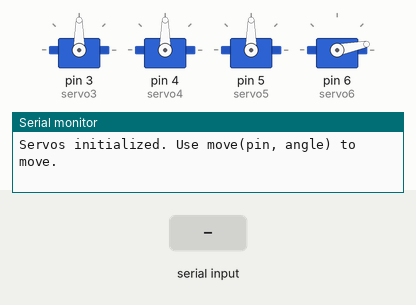
This sketch was run on a simulated Arduino Uno, built with avr-gcc and run on an emulated ATmega328P. On the bench: 4 × servo, the last lines printed to the serial monitor. The inputs (shaded band) are chosen by the test bench. The board resets itself during the run and starts again.

Above: at 2.0 s.
2.1 s: "moveBox1,1\n" received over Serial
At 3.8 s:
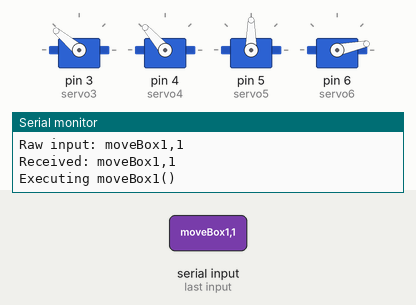
At 9.8 s:
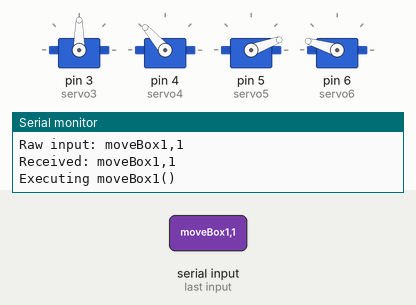
Timing chart, 0 to 17.8 s (numbered marks = the images above; inputs shaded):
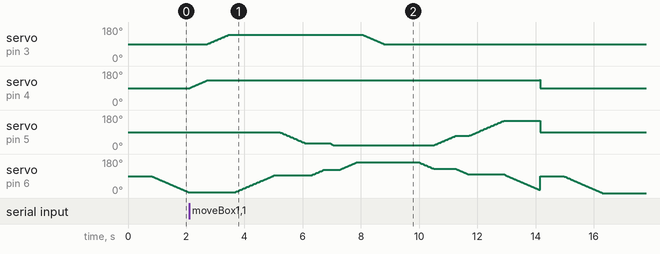

The sketch:

arduino.ino
```cpp
#include <Servo.h>
#include <avr/wdt.h>


// Create servo objects for each motor
Servo servo3, servo4, servo5, servo6;

// Store current positions of servos
int position3 = 90, position4 = 90, position5 = 90, position6 = 90;

// Define a structure to hold servo command information
struct ServoCommand {
  int pin;
  int targetPosition;
  bool active;
};

// Initialize the current command structure with default values
ServoCommand currentCommand = {0, 0, false};
unsigned long lastMoveTime = 0;
const int moveInterval = 15;

// Function to return the corresponding servo object based on the pin number
Servo* getServo(int pin) {
  switch (pin) {
    case 3: return &servo3;
    case 4: return &servo4;
    case 5: return &servo5;
    case 6: return &servo6;
    default: return nullptr;
  }
}

// Function to return the current position of a servo based on the pin number
int* getServoPosition(int pin) {
  switch (pin) {
    case 3: return &position3;
    case 4: return &position4;
    case 5: return &position5;
    case 6: return &position6;
    default: return nullptr;
  }
}

// Function to move a servo to position 0 (reset to 0 degrees)
void moveToZero(int pin) {
  int* currentPosition = getServoPosition(pin);
  if (currentPosition) {
    currentCommand = {pin, 0, true};
  } else {
    Serial.print("Error: Invalid pin in moveToZero: ");
    Serial.println(pin);
  }
}

// Function to move a servo by a specified angle (positive or negative)
void moveServo(int pin, int angle) {
  int* currentPosition = getServoPosition(pin);
  if (currentPosition) {
    int newPosition = constrain(*currentPosition + angle, 0, 180);
    currentCommand = {pin, newPosition, true};
  } else {
    Serial.print("Error: Invalid pin in moveServo: ");
    Serial.println(pin);
  }
}

// Function to gradually move the servo to its target position
void processMovement() {
  if (!currentCommand.active) return;

  Servo* selectedServo = getServo(currentCommand.pin);
  int* currentPosition = getServoPosition(currentCommand.pin);

  if (!selectedServo || !currentPosition) {
    Serial.println("Error: Invalid servo or position pointer in processMovement.");
    currentCommand.active = false;
    return;
  }

  unsigned long now = millis();
  if (now - lastMoveTime >= moveInterval) {
    lastMoveTime = now;

    if (*currentPosition < currentCommand.targetPosition) {
      (*currentPosition)++;
    } else if (*currentPosition > currentCommand.targetPosition) {
      (*currentPosition)--;
    }

    selectedServo->write(*currentPosition);

    if (*currentPosition == currentCommand.targetPosition) {
      currentCommand.active = false;
    }
  }
}

// Function to reset all servos to position 0
void resetPosition() {
  moveToZero(3);
  delay(200);
  moveToZero(4);
  delay(200);
  moveToZero(5);
  delay(200);
  moveToZero(6);
  delay(200);
};

void softwareReset() {
  wdt_enable(WDTO_15MS); // Set watchdog timer to reset in 15 ms
  while (1) {}           // Wait for reset
}


// -------------------------------------------------- BOX 1 -------------------------------------------------

// Function to move Box 1 down
void MoveDown1() {
  moveServo(3, 50);
  while (currentCommand.active) processMovement();
  moveServo(6, 60);
  while (currentCommand.active) processMovement();
  moveServo(5, -50);
  while (currentCommand.active) processMovement();
  moveServo(6, 50);
  while (currentCommand.active) processMovement();
  moveServo(5, -80);
  while (currentCommand.active) processMovement();
  moveServo(6, 60);
  while (currentCommand.active) processMovement();
  moveServo(5, -50);
  while (currentCommand.active) processMovement();
  moveServo(6, 50);
  while (currentCommand.active) processMovement();
  moveServo(5, -80);
  while (currentCommand.active) processMovement();
  moveServo(3, -50);
  while (currentCommand.active) processMovement();
}

// Function to move Box 1 up
void MoveUp() {
  moveServo(6, -35);
  while (currentCommand.active) processMovement();
  moveServo(5, 50);
  while (currentCommand.active) processMovement();
  moveServo(6, -30);
  while (currentCommand.active) processMovement();
  moveServo(5, 30);
  while (currentCommand.active) processMovement();
  moveServo(5, 50);
  while (currentCommand.active) processMovement();
  moveServo(6, -30);
  while (currentCommand.active) processMovement();
  moveServo(6, -50);
  while (currentCommand.active) processMovement();
  moveServo(4, 2);
  while (currentCommand.active) processMovement();
}

// Function to move Box 1 by executing specific moves
void moveBox1() {
  moveServo(4, -2);
  while (currentCommand.active) processMovement();
  MoveDown1();
  delay(1000);
  MoveUp();
  moveServo(4, 2);
  softwareReset();
}

// -------------------------------------------------- BOX 2 -------------------------------------------------

// Function to move Box 2 down
void MoveDown2() {
  moveServo(3, 50);
  while (currentCommand.active) processMovement();
  moveServo(6, 60);
  while (currentCommand.active) processMovement();
  moveServo(5, -50);
  while (currentCommand.active) processMovement();
  moveServo(6, 30);
  while (currentCommand.active) processMovement();
  moveServo(5, -50);
  while (currentCommand.active) processMovement();
  moveServo(6, 50);
  while (currentCommand.active) processMovement();
  moveServo(3, -50);
  while (currentCommand.active) processMovement();
}

// Function to move Box 2 by executing specific moves
void moveBox2() {
  moveServo(4, 23);
  while (currentCommand.active) processMovement();
  MoveDown2();
  delay(1000);
  MoveUp();
  moveServo(4, -23);
  softwareReset();
}

// -------------------------------------------------- BOX 3 -------------------------------------------------

// Function to move Box 3 down
void MoveDown3() {
  moveServo(3, 50);
  while (currentCommand.active) processMovement();
  delay(200);

  moveServo(6, 90);
  while (currentCommand.active) processMovement();
  delay(200);

  moveServo(5, -60);
  while (currentCommand.active) processMovement();
  delay(200);

  moveServo(6, 30);
  while (currentCommand.active) processMovement();
  delay(200);

  moveServo(5, -10);
  while (currentCommand.active) processMovement();
  delay(200);

  moveServo(6, 40);
  while (currentCommand.active) processMovement();
  delay(200);

  moveServo(3, -50);
  while (currentCommand.active) processMovement();
  delay(200);
}

// Function to move Box 3 up
void MoveUp3() {
  moveServo(6, -60);
  while (currentCommand.active) processMovement();
  moveServo(5, 50);
  while (currentCommand.active) processMovement();
  moveServo(6, -30);
  while (currentCommand.active) processMovement();
  moveServo(5, 30);
  while (currentCommand.active) processMovement();
  moveServo(5, 50);
  while (currentCommand.active) processMovement();
  moveServo(6, -30);
  while (currentCommand.active) processMovement();
  moveServo(6, -50);
  while (currentCommand.active) processMovement();
  moveServo(4, 2);
  while (currentCommand.active) processMovement();
  moveServo(3, 50);
  while (currentCommand.active) processMovement();
}

// Function to move Box 3 by executing specific moves
void moveBox3() {
  moveServo(4, 41);
  while (currentCommand.active) processMovement();
  MoveDown3();
  delay(1000);
  MoveUp();
  moveServo(4, -41);
  softwareReset();
}

// Setup function to initialize the servos and communication
void setup() {
  Serial.begin(9600);

  // Attach servos to pins
  servo3.attach(3);
  servo4.attach(4);
  servo5.attach(5);
  servo6.attach(6);

  resetPosition();

  Serial.println("Servos initialized. Use move(pin, angle) to move.");
}

// Main loop function to process movement commands from Serial input
void loop() {
  processMovement();

  if (Serial.available()) {
    String command = Serial.readStringUntil('\n');
    Serial.print("Raw input: ");
    Serial.println(command);
    command.trim();
    Serial.print("Received: ");
    Serial.println(command);

    // Handle move(pin, angle)
    if (command.startsWith("move(") && command.endsWith(")")) {
      int firstComma = command.indexOf(',');
      if (firstComma != -1) {
        int pin = command.substring(5, firstComma).toInt();
        int angle = command.substring(firstComma + 1, command.length() - 1).toInt();

        if (pin >= 3 && pin <= 6) {
          moveServo(pin, angle);
          Serial.print("Moving servo on pin ");
          Serial.print(pin);
          Serial.print(" by ");
          Serial.print(angle);
          Serial.println(" degrees.");
        } else {
          Serial.println("Invalid pin! Use pin 3, 4, 5, or 6.");
        }
      } else {
        Serial.println("Malformed move command. Use move(pin, angle)");
      }

    // Handle named commands
    } else if (command.equals("moveBox1")) {
      Serial.println("Executing moveBox1()");
      moveBox1();
    } else if (command.equals("moveBox2")) {
      Serial.println("Executing moveBox2()");
      moveBox2();
    } else if (command.equals("moveBox3")) {
      Serial.println("Executing moveBox3()");
      moveBox3();

    // Handle numeric string or comma-separated list
    } else {
      int fromIndex = 0;
      while (fromIndex < command.length()) {
        int commaIndex = command.indexOf(',', fromIndex);
        String numStr;
        if (commaIndex == -1) {
          numStr = command.substring(fromIndex);
          fromIndex = command.length();
        } else {
          numStr = command.substring(fromIndex, commaIndex);
          fromIndex = commaIndex + 1;
        }

        numStr.trim();
        int num = numStr.toInt();

        switch (num) {
          case 0:
            Serial.println("Executing moveBox1()");
            moveBox3();
            break;
          case 1:
            Serial.println("Executing moveBox2()");
            moveBox2();
            break;
          case 2:
            Serial.println("Executing moveBox3()");
            moveBox1();
            break;
          default:
            Serial.print("Unknown box number: ");
            Serial.println(num);
            break;
        }
      }
    }
  }
}
```

Measured:
- after the input at 2.1 s, servo on pin 3 (servo3): rises from 90° to 140° in 0.74 s, then falls to 90° in 5.3 s; servo on pin 4 (servo4): rises from 90° to 133° in 12.0 s, then falls to 90° in 0.02 s
